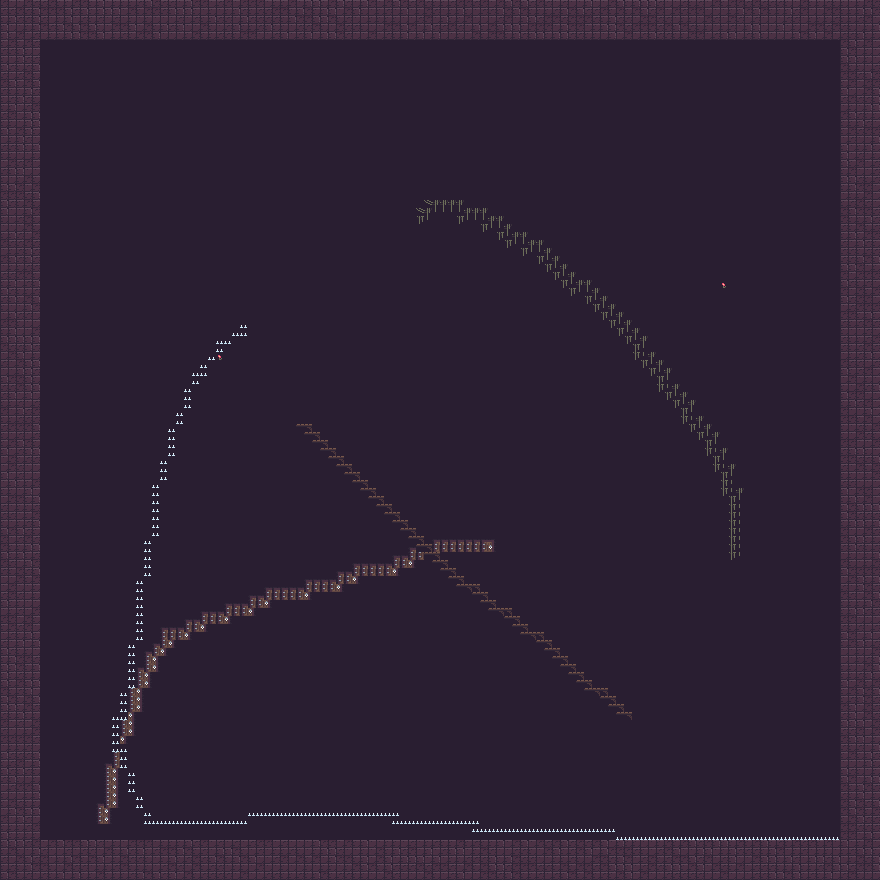

A level layout from a 2D game, rendered from its tile map. Below: a short description, then the map file with tile-grid data replaced by summaries:
An orthogonal 110x110 tile map with 8x8 px tiles, 2 tile layers (bg, blocks) and 4 objects.

<map version="1.4" tiledversion="1.4.2" orientation="orthogonal" renderorder="right-down" width="110" height="110" tilewidth="8" tileheight="8" infinite="0" nextlayerid="4" nextobjectid="5">
 <tileset firstgid="1" name="platformer" tilewidth="8" tileheight="8" tilecount="64" columns="8">
  <image source="platformer.png" width="64" height="64" />
 </tileset>
 <layer id="1" name="bg" width="110" height="110">
  <data>[12100 cells, 12100 non-empty, 1 distinct tile ids]</data>
 </layer>
 <layer id="2" name="blocks" width="110" height="110">
  <data>[12100 cells, 2612 non-empty, 17 distinct tile ids]</data>
 </layer>
 <objectgroup id="3" name="collisions">
  <object id="1" x="0" y="0" width="40" height="880" />
  <object id="2" x="40" y="0" width="840" height="40" />
  <object id="3" x="842" y="40" width="38" height="800" />
  <object id="4" x="40" y="840" width="840" height="40" />
 </objectgroup>
</map>
